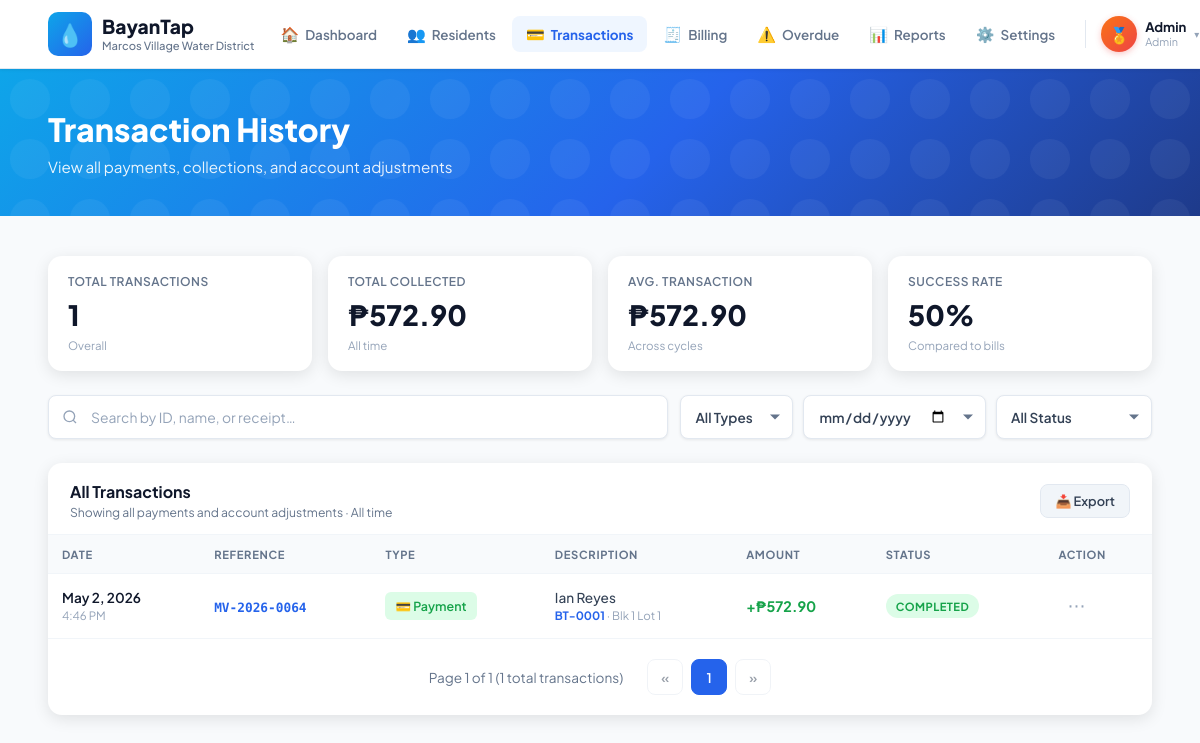
Screenshot of /transaction.php (signed in) with the database file from the repository.
### tables this page shows
CREATE TABLE `transactions` (
  `id` int(11) NOT NULL,
  `receipt_no` varchar(50) NOT NULL,
  `resident_id` int(11) NOT NULL,
  `amount_paid` decimal(10,2) NOT NULL,
  `payment_date` timestamp NOT NULL DEFAULT current_timestamp(),
  `status` enum('complete','partial') DEFAULT NULL,
  `treasurer_id` int(11) DEFAULT NULL
);

CREATE TABLE `residents` (
  `id` int(11) NOT NULL,
  `household_id` varchar(20) DEFAULT NULL,
  `block_no` varchar(20) NOT NULL,
  `lot_no` varchar(20) NOT NULL,
  `full_name` varchar(100) NOT NULL,
  `initial_meter` int(11) DEFAULT 0,
  `monthly_rate` decimal(10,2) DEFAULT 0.00,
  `contact_number` varchar(30) DEFAULT NULL,
  `email` varchar(255) DEFAULT NULL,
  `status` enum('paid','unpaid','pending','started') DEFAULT 'unpaid',
  `access_token` varchar(64) DEFAULT NULL,
  `created_at` timestamp NOT NULL DEFAULT current_timestamp()
);

### transaction.php (the view, shortened to what this page needs)
<?php
require_once 'db_connect.php';
$search_q = $_GET['q'] ?? '';
$search_date = $_GET['date'] ?? '';
$search_type = $_GET['type'] ?? '';
$search_status = $_GET['status'] ?? '';
$where_clauses = ["1=1"];
$params = [];
$where_sql = implode(' AND ', $where_clauses);
$txStatsStmt = $pdo->prepare("
    SELECT
        COUNT(*) AS total_tx,
        SUM(amount_paid) AS total_collected,
        AVG(amount_paid) AS avg_tx
    FROM transactions t
    JOIN residents r ON t.resident_id = r.id
    WHERE $where_sql
");
$txStatsStmt->execute($params);
$txStats = $txStatsStmt->fetch(PDO::FETCH_ASSOC);
$total_tx = number_format($txStats['total_tx'] ?? 0);
$total_collected = "₱" . number_format($txStats['total_collected'] ?? 0, 2);
$avg_tx = "₱" . number_format($txStats['avg_tx'] ?? 0, 2);
$current_month_str = date('M Y');
if ($search_date !== '') {
    $collStmt = $pdo->prepare("SELECT
        COUNT(*) as total,
        SUM(CASE WHEN status = 'paid' THEN 1 ELSE 0 END) as paid
        FROM billings WHERE DATE(paid_date) = ?");
    $collStmt->execute([$search_date]);
} else {
    $collStmt = $pdo->prepare("SELECT
        COUNT(*) as total,
        SUM(CASE WHEN status = 'paid' THEN 1 ELSE 0 END) as paid
        FROM billings
        WHERE STR_TO_DATE(CONCAT('01 ', billing_month), '%d %b %Y') <= STR_TO_DATE(CONCAT('01 ', ?), '%d %b %Y')");
    $collStmt->execute([$current_month_str]);
}
$collData = $collStmt->fetch(PDO::FETCH_ASSOC);
$total_bills = (int)($collData['total'] ?? 0);
$paid_bills = (int)($collData['paid'] ?? 0);
$success_rate = ($total_bills > 0) ? round(($paid_bills / $total_bills) * 100) : 0;
$raw_total_tx = $txStats['total_tx'] ?? 0;
$limit = 10;
$total_pages = max(1, ceil($raw_total_tx / $limit));
$page = isset($_GET['page']) ? (int) $_GET['page'] : 1;
$page = max(1, min($page, $total_pages));
$offset = ($page - 1) * $limit;
$query_params = $_GET;
unset($query_params['page']);
?>
<!DOCTYPE html>
<html lang="en">
<head>
    <link rel="stylesheet" href="dashboard.css?v=4">
    <link rel="stylesheet" href="CSS/transaction.css">
</head>
<body>
  <?php $current_page = 'transactions'; include 'navbar.php'; ?>
    <div class="page-header">
        <div class="page-title-section">
            <h1 class="page-title">Transaction History</h1>
            <p class="page-subtitle">View all payments, collections, and account adjustments</p>
        </div>
    </div>
    <div class="main">
        <div class="summary-grid">
            <div class="summary-card">
                <div class="summary-label">Total Transactions</div>
                <div class="summary-value"><?= $total_tx ?></div>
                <div class="summary-sub"><?= $search_date ? date('F j, Y', strtotime($search_date)) : 'Overall' ?></div>
            </div>
            <div class="summary-card">
                <div class="summary-label">Total Collected</div>
                <div class="summary-value"><?= $total_collected ?></div>
                <div class="summary-sub"><?= $search_date ? date('F j, Y', strtotime($search_date)) : 'All time' ?></div>
            </div>
            <div class="summary-card">
                <div class="summary-label">Avg. Transaction</div>
                <div class="summary-value"><?= $avg_tx ?></div>
                <div class="summary-sub">Across cycles</div>
            </div>
            <div class="summary-card">
                <div class="summary-label">Success Rate</div>
                <div class="summary-value"><?= $success_rate ?>%</div>
                <div class="summary-sub">Compared to bills</div>
            </div>
        </div>
        <form method="GET" class="controls-bar" id="filterForm">
            <div class="search-wrap">
                <input type="text" name="q" id="txSearch" value="<?= htmlspecialchars($search_q) ?>"
                    placeholder="Search by ID, name, or receipt…" onchange="this.form.submit()">
            </div>
            <div class="filter-group">
                <div class="filter-wrap">
                    <select name="type" class="filter-select" onchange="this.form.submit()">
                        <option value="" <?= $search_type === '' ? 'selected' : '' ?>>All Types</option>
                    </select>
                </div>
                <div class="filter-wrap">
                    <input type="date" name="date" class="filter-select" value="<?= htmlspecialchars($search_date) ?>" onchange="this.form.submit()">
                </div>
                <div class="filter-wrap">
                    <select name="status" class="filter-select" onchange="this.form.submit()">
                        <option value="" <?= $search_status === '' ? 'selected' : '' ?>>All Status</option>
                    </select>
                </div>
            </div>
        </form>
        <div class="table-card">
            <div class="table-card-header">
                <div class="table-card-header-title">
                    <h2>All Transactions</h2>
                    <p>Showing all payments and account adjustments · <?= $search_date ? date('F j, Y', strtotime($search_date)) : 'All time' ?></p>
                </div>
                <button class="export-btn">📥 Export</button>
            </div>
            <div class="table-wrap">
                <table>
                    <thead>
                        <tr>
                            <th>Date</th>
                            <th>Reference</th>
                            <th>Type</th>
                            <th>Description</th>
                            <th>Amount</th>
                            <th>Status</th>
                            <th>Action</th>
                        </tr>
                    </thead>
                    <tbody>
                        <?php
                        require_once 'db_connect.php';
                        $stmtTx = $pdo->prepare("SELECT t.*, r.block_no, r.lot_no, r.full_name, r.household_id FROM transactions t JOIN residents r ON t.resident_id = r.id WHERE $where_sql ORDER BY t.payment_date DESC LIMIT " . (int) $limit . " OFFSET " . (int) $offset);
                        $stmtTx->execute($params);
                        while ($tx = $stmtTx->fetch()):
                            $dateText = date("M j, Y", strtotime($tx['payment_date']));
                            $timeText = date("g:i A", strtotime($tx['payment_date']));
                            $amount = "₱" . number_format($tx['amount_paid'], 2);
                            ?>
                            <tr>
                                <td>
                                    <div class="tx-date"><?= htmlspecialchars($dateText) ?></div>
                                    <div class="tx-date-sub"><?= htmlspecialchars($timeText) ?></div>
                                </td>
                                <td><span class="tx-ref"><?= htmlspecialchars($tx['receipt_no']) ?></span></td>
                                <td><span class="tx-type payment">💳 Payment</span></td>
                                <td>
                                    <div class="tx-description"><?= htmlspecialchars($tx['full_name']) ?></div>
                                    <div class="tx-description-sub">
                                        <span style="color:var(--blue); font-weight:700;"><?= htmlspecialchars($tx['household_id'] ?? 'N/A') ?></span> ·
                                        <?= htmlspecialchars($tx['block_no'] . ' ' . $tx['lot_no']) ?></div>
                                </td>
                                <td><span class="tx-amount positive">+<?= htmlspecialchars($amount) ?></span></td>
                                <td><span class="tx-status-badge badge-completed">COMPLETED</span></td>
                                <td><button class="action-btn">⋯</button></td>
                            </tr>
                        <?php endwhile; ?>
                    </tbody>
                </table>
            </div>
            <div class="pagination">
                <span class="pagination-info">Page <?= $page ?> of <?= $total_pages ?>
                    (<?= number_format($raw_total_tx) ?> total transactions)</span>
                <?php if ($page > 1): ?>
                    <a href="?<?= http_build_query(array_merge($query_params, ['page' => $page - 1])) ?>" class="pagination-btn"
                        style="text-decoration: none; display: inline-flex; align-items: center; justify-content: center;">«</a>
                <?php else: ?>
                    <button class="pagination-btn" disabled>«</button>
                <?php endif; ?>
                <?php
                $start_page = max(1, $page - 2);
                $end_page = min($total_pages, $page + 2);
                for ($i = $start_page; $i <= $end_page; $i++) {
                    if ($i == $page) {
                        echo '<button class="pagination-btn active">' . $i . '</button>';
                    } else {
                        echo '<a href="?' . http_build_query(array_merge($query_params, ['page' => $i])) . '" class="pagination-btn" style="text-decoration: none; display: inline-flex; align-items: center; justify-content: center;">' . $i . '</a>';
                    }
                }
                ?>
                <?php if ($page < $total_pages): ?>
                    <a href="?<?= http_build_query(array_merge($query_params, ['page' => $page + 1])) ?>" class="pagination-btn"
                        style="text-decoration: none; display: inline-flex; align-items: center; justify-content: center;">»</a>
                <?php else: ?>
                    <button class="pagination-btn" disabled>»</button>
                <?php endif; ?>
            </div>
        </div>
    </div>
</body>
</html>

### CSS/dashboard.css (style rules this page uses)
:root { --blue: #2563eb; --blue-light: #eff6ff; --teal: #0ea5e9; --green: #16a34a; --green-bg: #dcfce7; --red: #dc2626; --red-bg: #fee2e2; --amber: #d97706; --amber-bg: #fef3c7; --gray-50: #f8fafc; --gray-100: #f1f5f9; --gray-200: #e2e8f0; --gray-400: #94a3b8; --gray-500: #64748b; --gray-700: #334155; --gray-900: #0f172a; --white: #ffffff; --shadow-sm: 0 1px 3px rgba(0, 0, 0, .08); --shadow-md: 0 4px 16px rgba(0, 0, 0, .10); --shadow-lg: 0 8px 32px rgba(0, 0, 0, .13); --radius: 14px; --radius-sm: 8px; }
*, *::before, *::after { box-sizing: border-box; margin: 0; padding: 0; }
html, body { max-width: 100%; overflow-x: hidden; }
body { font-family: 'Plus Jakarta Sans', sans-serif; background: var(--gray-50); color: var(--gray-900); min-height: 100vh; }
.page-header { background: linear-gradient(135deg, #0ea5e9 0%, #2563eb 55%, #1e3a8a 100%); padding: clamp(24px, 4vw, 40px) clamp(16px, 4vw, 48px); position: relative; overflow: hidden; }
.page-header::before { content: ''; position: absolute; inset: 0; }
.page-title-section { position: relative; max-width: 1400px; margin: 0 auto; }
.page-title { font-size: 2rem; font-weight: 800; color: var(--white); margin-bottom: 8px; }
.page-subtitle { font-size: .95rem; color: rgba(255, 255, 255, 0.9); }
.main { padding: clamp(24px, 4vw, 40px) clamp(16px, 4vw, 48px); max-width: 1400px; margin: 0 auto; }
.search-wrap { flex: 1 1 200px; position: relative; min-width: 0; }
.search-wrap input { width: 100%; padding: 11px 16px 11px 42px; border: 1.5px solid var(--gray-200); border-radius: var(--radius-sm); font-family: inherit; font-size: .87rem; color: var(--gray-900); background: var(--white); box-shadow: var(--shadow-sm); transition: border-color .2s, box-shadow .2s; outline: none; min-height: 44px; appearance: none; }
.search-wrap input::placeholder { color: var(--gray-400); }
.filter-wrap { position: relative; flex-shrink: 0; }
.filter-wrap::after { content: ''; position: absolute; right: 13px; top: 50%; transform: translateY(-50%); width: 0; height: 0; border-left: 5px solid transparent; border-right: 5px solid transparent; border-top: 5px solid var(--gray-500); pointer-events: none; }
.filter-select { appearance: none; -webkit-appearance: none; padding: 11px 38px 11px 14px; border: 1.5px solid var(--gray-200); border-radius: var(--radius-sm); background: var(--white); font-family: inherit; font-size: .85rem; font-weight: 600; color: var(--gray-700); cursor: pointer; box-shadow: var(--shadow-sm); transition: border-color .2s, background .2s, box-shadow .2s; white-space: nowrap; min-height: 44px; outline: none; }
.action-btn { background: transparent; border: none; cursor: pointer; color: var(--gray-400); font-size: 18px; border-radius: 6px; transition: background .15s, color .15s; min-width: 36px; min-height: 36px; display: inline-flex; align-items: center; justify-content: center; padding: 0; }
.table-card { background: var(--white); border-radius: var(--radius); box-shadow: var(--shadow-md); min-width: 0; }
.table-card-header { padding: 18px 22px 14px; border-bottom: 1px solid var(--gray-100); }
.table-card-header h2 { font-size: 1rem; font-weight: 700; }
.table-card-header p { font-size: .76rem; color: var(--gray-500); margin-top: 2px; }
.table-wrap { overflow-x: auto; -webkit-overflow-scrolling: touch; }
table { width: 100%; border-collapse: collapse; min-width: 520px; }
thead th { padding: 10px 14px; font-size: .7rem; font-weight: 700; text-transform: uppercase; letter-spacing: .06em; color: var(--gray-500); background: var(--gray-50); text-align: left; white-space: nowrap; }
tbody tr { border-top: 1px solid var(--gray-100); transition: background .15s; }
tbody td { padding: 12px 14px; vertical-align: middle; }
.action-btn { background: transparent; border: none; cursor: pointer; color: var(--gray-400); font-size: 18px; padding: 4px; border-radius: 6px; transition: background .15s, color .15s; min-width: 36px; min-height: 36px; display: inline-flex; align-items: center; justify-content: center; }
.table-card-header { display: flex; align-items: center; justify-content: space-between; flex-wrap: wrap; gap: 10px; padding: 18px 22px 14px; border-bottom: 1px solid var(--gray-100); }

### rows the page displays
transactions: payment_date "May 2, 2026", payment_date "4:46 PM", receipt_no "MV-2026-0064", resident.full_name "Ian Reyes", resident.household_id "BT-0001", resident.lot_no "Blk 1 Lot 1", amount_paid "₱572.90"

### other values shown
$_SESSION['username'] "Admin"
$_SESSION['role'] "Admin"
$total_tx "1"
$total_collected "₱572.90"
$avg_tx "₱572.90"
$success_rate "50"
$page "1"
$total_pages "1"
$raw_total_tx "1"
